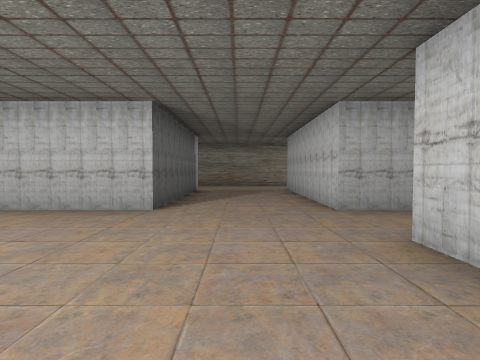
view 1 (above)

24 first-person views from a walk through a Unity game level. The camera is 1.3 m above the floor, tilts 2° down and sees 80° across. Doors are open. The floor is counted in squares, 2 m on a side. Each view is taken from the middle of a square. On the plan, view 1 faces up. The plan holds only what a view shows up to about 9 squares ahead; the rest is blank. The place goes on beyond the plan.

view 2
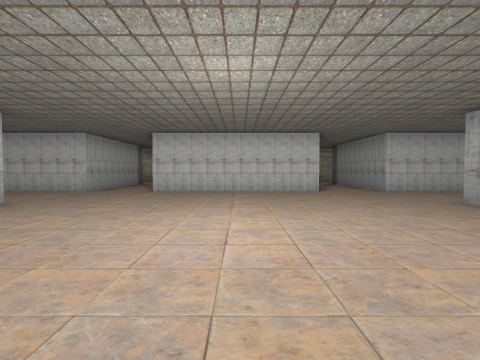

view 3
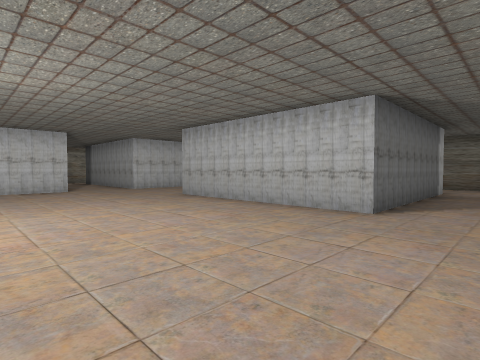

view 4
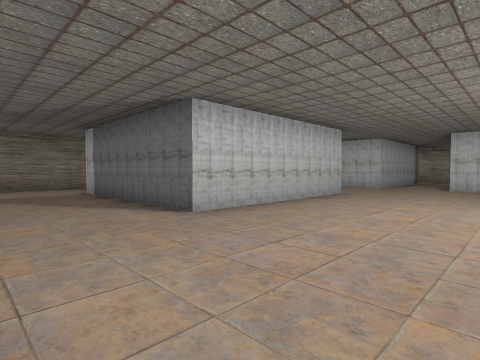

view 5
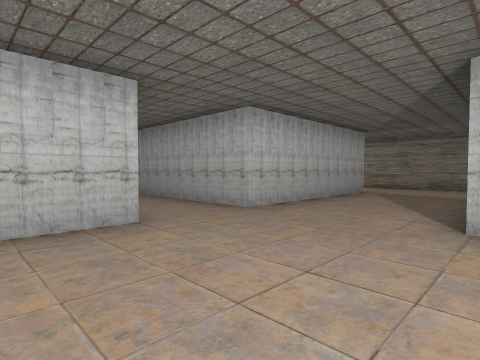

view 6
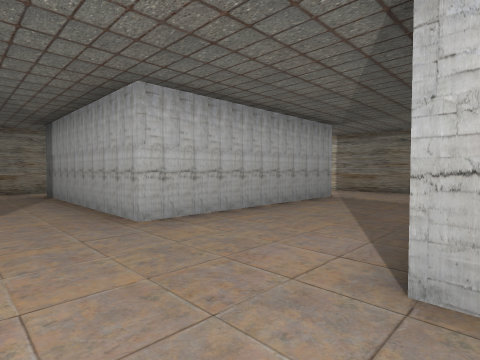

view 7
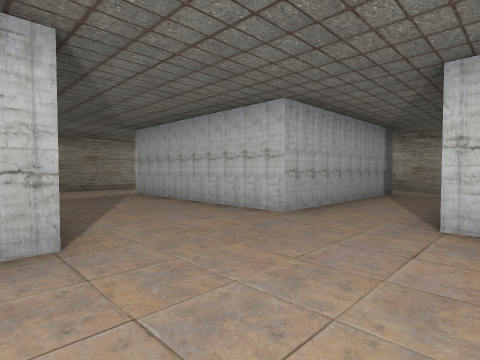

view 8
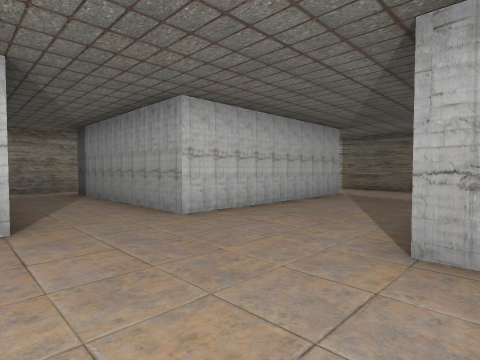

view 9
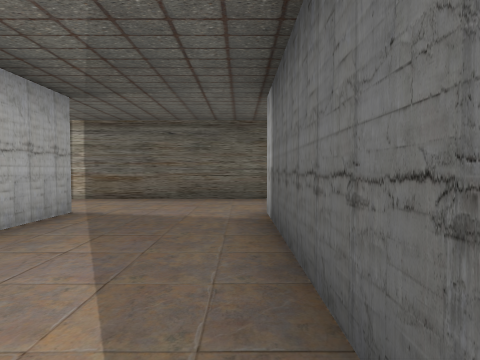

view 10
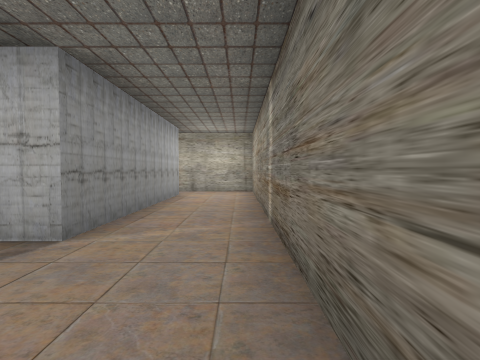

view 11
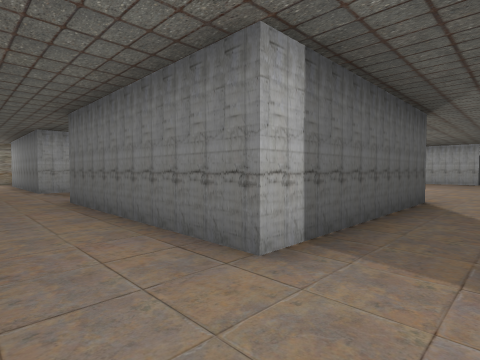

view 12
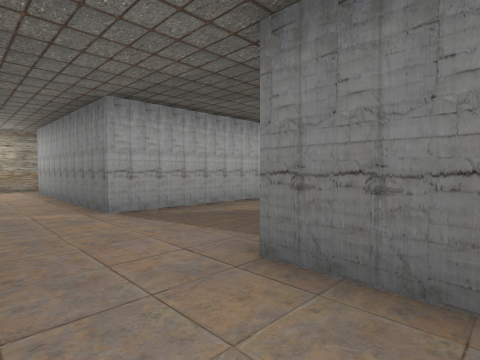

view 13
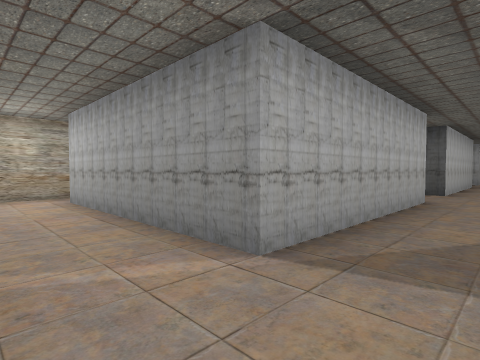

view 14
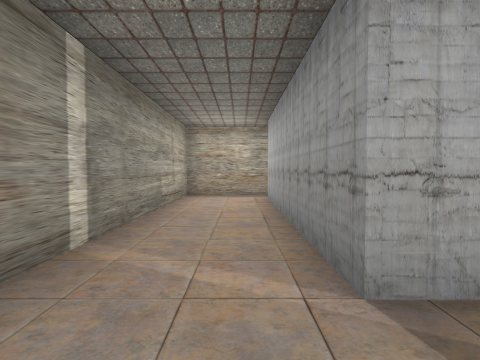

view 15
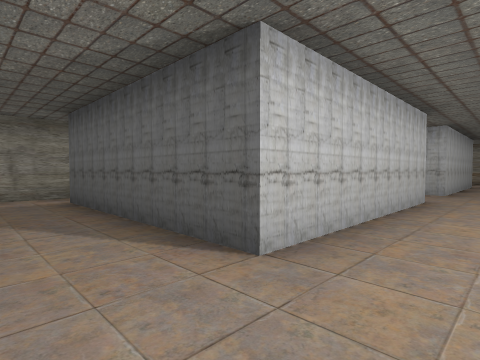

view 16
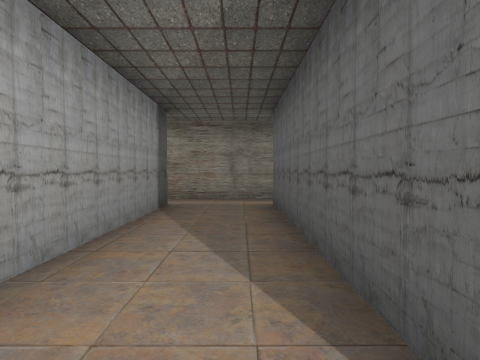

view 17
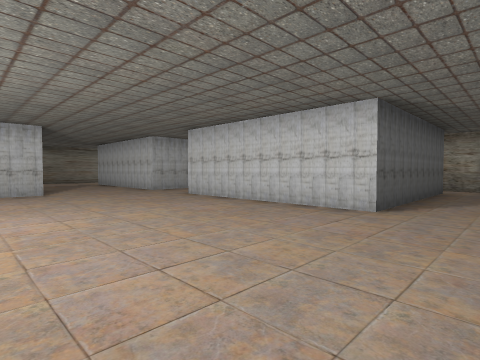

view 18
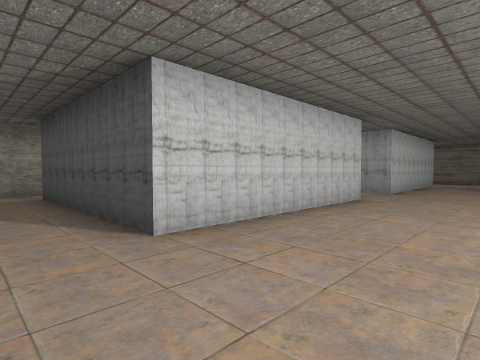

view 19
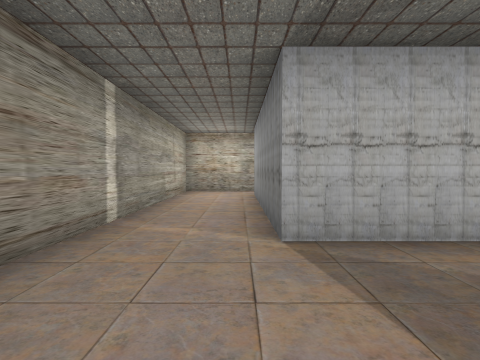

view 20
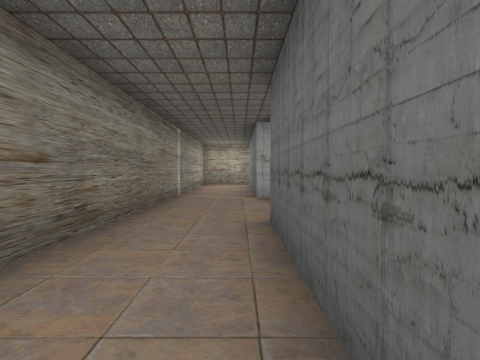

view 21
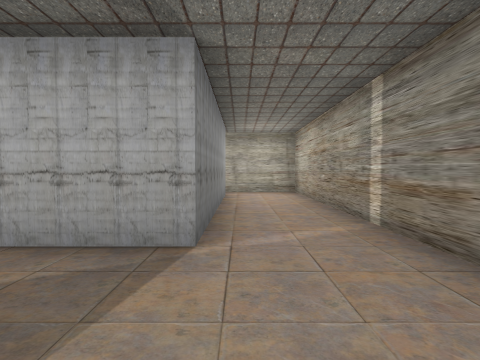

view 22
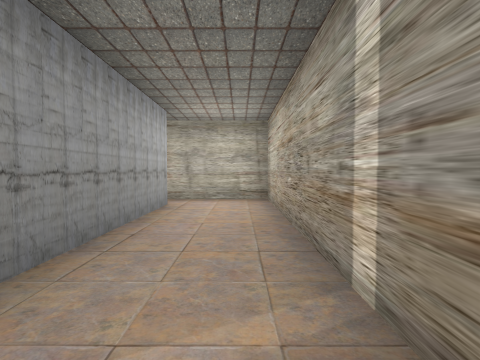

view 23
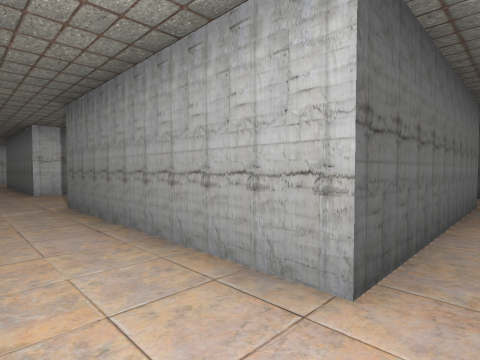

view 24
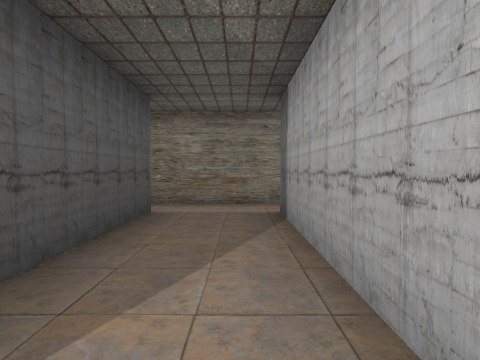

### Floor plan
Points are (right, up) in squares from view 1. A wall is a line through its corners. A room is listed if a view was taken in it or the views show most of it. See-through windows are left out.
Room 1 (views 1, 2, 3, 4, 5, 6, 7, 8, 9, 10, 11, 12, 13, 14, 15, 16, 17, 18, 19, 20, 21, 22, 23, 24)
walls: (-6.4, -4.4) (-1.4, -4.4) (-1.4, -9.4) (-6.4, -9.4) (-6.4, -4.4); (-9.4, 2.6) (-9.4, -2.4) (-14.5, -2.4); (-9.4, -4.4) (-9.4, -9.4) (-14.5, -9.4); (-9.4, 4.6) (-14.4, 4.6) (-14.4, 9.6) (-9.4, 9.6) (-9.4, 4.6); (-1.4, 8.9) (-1.4, 4.6) (-6.4, 4.6) (-6.4, 9.6) (-1.4, 9.6); (-14.5, 2.6) (-11.6, 2.6); (6.6, -2.4) (1.6, -2.4) (1.6, 2.6) (6.6, 2.6); (-14.5, -4.4) (-10.6, -4.4); (6.6, 4.6) (1.6, 4.6) (1.6, 9.6) (6.2, 9.6); (-15.4, -2) (-15.4, -4.6); (-1.6, -11.4) (7.2, -11.4); (7.6, 2.4) (7.6, 5); (-6.9, 11.6) (-15.4, 11.6) (-15.4, 9.4); (-15.4, 4.9) (-15.4, 2.3); (7.6, -4.7) (7.6, -2.1); (6.6, -9.4) (1.6, -9.4) (1.6, -4.4) (6.6, -4.4); (-15.4, -9) (-15.4, -11.4) (-9.6, -11.4); (7.6, 9.5) (7.6, 11.6) (-3.1, 11.6); (7.6, -11.5) (7.6, -9.1)
ways out: opening at (7, -1.5)

Positions as (right, up) in squares from view 1, and headings:
1: (0, 0), facing up
2: (-7, 0), facing right
3: (-8, 0), facing down-right
4: (-9, 1), facing up-right
5: (-6, 1), facing up-left
6: (-6, 3), facing up-left
7: (-2, 2), facing up-right
8: (-2, -2), facing down-right
9: (-1, -5), facing down
10: (-1, -11), facing right
11: (0, -11), facing up-left
12: (-5, -11), facing up-left
13: (-8, -11), facing up-left
14: (-8, -10), facing left
15: (-8, -4), facing up-left
16: (-9, -3), facing left
17: (-3, -4), facing up-right
18: (-1, 4), facing down-right
19: (-1, 10), facing right
20: (-5, 10), facing right
21: (-7, 10), facing left
22: (-9, 11), facing left
23: (-15, 11), facing down-right
24: (-10, 4), facing left
